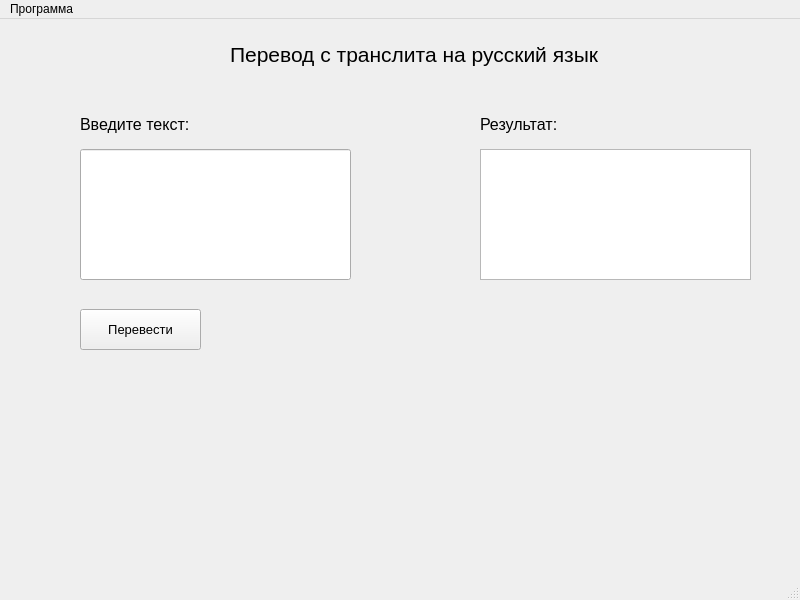
<?xml version="1.0" encoding="UTF-8"?>
<ui version="4.0">
 <class>MainWidnow</class>
 <widget class="QMainWindow" name="MainWidnow">
  <property name="geometry">
   <rect>
    <x>0</x>
    <y>0</y>
    <width>800</width>
    <height>600</height>
   </rect>
  </property>
  <property name="font">
   <font>
    <kerning>true</kerning>
   </font>
  </property>
  <property name="windowTitle">
   <string>Текстовый редактор</string>
  </property>
  <widget class="QWidget" name="centralwidget">
   <widget class="QLabel" name="label">
    <property name="geometry">
     <rect>
      <x>230</x>
      <y>20</y>
      <width>431</width>
      <height>31</height>
     </rect>
    </property>
    <property name="font">
     <font>
      <pointsize>16</pointsize>
      <weight>50</weight>
      <bold>false</bold>
     </font>
    </property>
    <property name="text">
     <string>Перевод с транслита на русский язык</string>
    </property>
   </widget>
   <widget class="QLabel" name="label_2">
    <property name="geometry">
     <rect>
      <x>80</x>
      <y>90</y>
      <width>121</width>
      <height>31</height>
     </rect>
    </property>
    <property name="font">
     <font>
      <pointsize>12</pointsize>
     </font>
    </property>
    <property name="text">
     <string>Введите текст:</string>
    </property>
   </widget>
   <widget class="QPushButton" name="perevesti">
    <property name="geometry">
     <rect>
      <x>80</x>
      <y>290</y>
      <width>121</width>
      <height>41</height>
     </rect>
    </property>
    <property name="font">
     <font>
      <pointsize>10</pointsize>
     </font>
    </property>
    <property name="text">
     <string>Перевести</string>
    </property>
   </widget>
   <widget class="QLabel" name="label_3">
    <property name="geometry">
     <rect>
      <x>480</x>
      <y>90</y>
      <width>121</width>
      <height>31</height>
     </rect>
    </property>
    <property name="font">
     <font>
      <pointsize>12</pointsize>
     </font>
    </property>
    <property name="text">
     <string>Результат:</string>
    </property>
   </widget>
   <widget class="QTextBrowser" name="result">
    <property name="geometry">
     <rect>
      <x>480</x>
      <y>130</y>
      <width>271</width>
      <height>131</height>
     </rect>
    </property>
    <property name="font">
     <font>
      <family>Calibri</family>
      <pointsize>12</pointsize>
     </font>
    </property>
   </widget>
   <widget class="QLineEdit" name="text_for_translite">
    <property name="geometry">
     <rect>
      <x>80</x>
      <y>130</y>
      <width>271</width>
      <height>131</height>
     </rect>
    </property>
    <property name="font">
     <font>
      <pointsize>12</pointsize>
     </font>
    </property>
    <property name="mouseTracking">
     <bool>true</bool>
    </property>
    <property name="inputMethodHints">
     <set>Qt::ImhNone</set>
    </property>
   </widget>
  </widget>
  <widget class="QStatusBar" name="statusbar"/>
  <widget class="QMenuBar" name="menubar">
   <property name="geometry">
    <rect>
     <x>0</x>
     <y>0</y>
     <width>800</width>
     <height>21</height>
    </rect>
   </property>
   <widget class="QMenu" name="menu">
    <property name="title">
     <string>Программа</string>
    </property>
    <widget class="QMenu" name="menu_2">
     <property name="title">
      <string>Перекодировщик</string>
     </property>
     <addaction name="S_Russk"/>
     <addaction name="S_Angl"/>
    </widget>
    <widget class="QMenu" name="menu_3">
     <property name="title">
      <string>Дешифратор</string>
     </property>
     <addaction name="Na_Russk"/>
     <addaction name="Na_Angl"/>
    </widget>
    <addaction name="menu_2"/>
    <addaction name="menu_3"/>
   </widget>
   <addaction name="menu"/>
  </widget>
  <action name="S_Angl">
   <property name="text">
    <string>На русский</string>
   </property>
  </action>
  <action name="S_Russk">
   <property name="text">
    <string>На транслит</string>
   </property>
  </action>
  <action name="Na_Angl">
   <property name="text">
    <string>С русской раскладки</string>
   </property>
  </action>
  <action name="Na_Russk">
   <property name="text">
    <string>С английской раскладки</string>
   </property>
  </action>
 </widget>
 <resources/>
 <connections/>
</ui>
